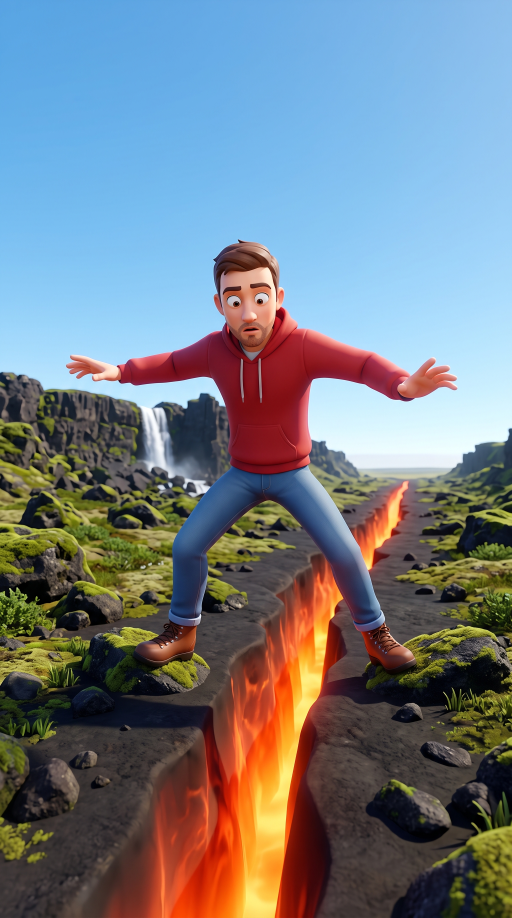
#> input picture map_shorts/continents_drift/test_S5.jpg, 1536 x 2752 px (shown at 1/3 size); its folder holds only this picture in this run
$ python -i engine26.py   (imports and definitions only)
#> lines starting #> are read from the running program, lines starting #| are printed output that depends on the picture
"""Cruise Insider-style vertical Short: real-looking footage cut on words, yellow sticky numbers, white headers, running cost counter.
python3 engine26.py base | video out.mp4 | still t.."""
import json, math, subprocess, sys, os
from PIL import Image, ImageDraw, ImageFont
from script26 import LINES
W, H, FPS = 1080, 1920, 30
# [1 line that did not run here, left out]
# [1 line that did not run here, left out]
STOCK = "/home/claude/v25/clips/"
YEL, WHT, BLK, INK, GRN, RED = (255, 213, 0), (255, 255, 255), (0, 0, 0), (20, 20, 20), (70, 220, 120), (255, 80, 70)
def clean(w): return "".join(c for c in w.lower() if c.isalnum())
def WT(i, w, n=1):
#> called with i = 0, w = "Here's", n = 1
    ws = [clean(x) for x in LINES[i].split()]
    for test in (lambda x: x == clean(w), lambda x: clean(w) in x):
        c = 0
        for j, x in enumerate(ws):
            if test(x):
                c += 1
                if c == n: return ST[i] + TW[i][j]
    raise KeyError(w)
# [10 lines that did not run here, left out]
ITEMS = {1: (1, "TAXES & PORT FEES"), 2: (2, "GRATUITIES"), 3: (3, "DRINKS"), 4: (4, "WI-FI"), 5: (5, "EXCURSIONS + HOTEL")}
# [1 line that did not run here, left out]
PHR = [("four hundred ninety-nine dollar", "$499"), ("a hundred and fifty dollars", "$150"), ("eighteen dollars", "$18"),
       ("hundred and twenty-six", "$126"), ("two hundred dollars", "$200"), ("twenty dollars", "$20"), ("fifteen hundred", "$1,500")]
def disp(i):
    ws = LINES[i].split(); out = list(ws); j = 0
    while j < len(ws):
        for ph, rep in PHR:
            n = len(ph.split())
            if [clean(x) for x in ws[j:j + n]] == [clean(x) for x in ph.split()]:
                tail = "".join(c for c in ws[j + n - 1] if c in ",.?!:")
                out[j] = rep + tail
                for q in range(1, n): out[j + q] = ""
                j += n - 1; break
        j += 1
    return out
DISP = None
def src(k): return f"{k}.mp4" if k.startswith("ai_") else STOCK + k + ".mp4"
def dur(f): return float(subprocess.run(["ffprobe", "-v", "error", "-show_entries", "format=duration", "-of", "csv=p=0", f], capture_output=True, text=True).stdout)
# [16 lines left out: function base, not called in this run]
_F = {}
# [4 lines left out: function font, not called in this run]
def ease(x):
    x = min(1.0, max(0.0, x)); return x * x * (3 - 2 * x)
def back(x):
    x = min(1.0, max(0.0, x)); return 1 + 2.7 * (x - 1) ** 3 + 1.7 * (x - 1) ** 2
BX, BB = "Poppins-ExtraBold.ttf", "Poppins-Bold.ttf"
# [64 lines left out: functions sticky, total, overlay, video, not called in this run]
# [7 lines not run here, left out]

>>> import cv2
>>> picture = cv2.imread('../continents_drift/test_S5.jpg', cv2.IMREAD_GRAYSCALE)
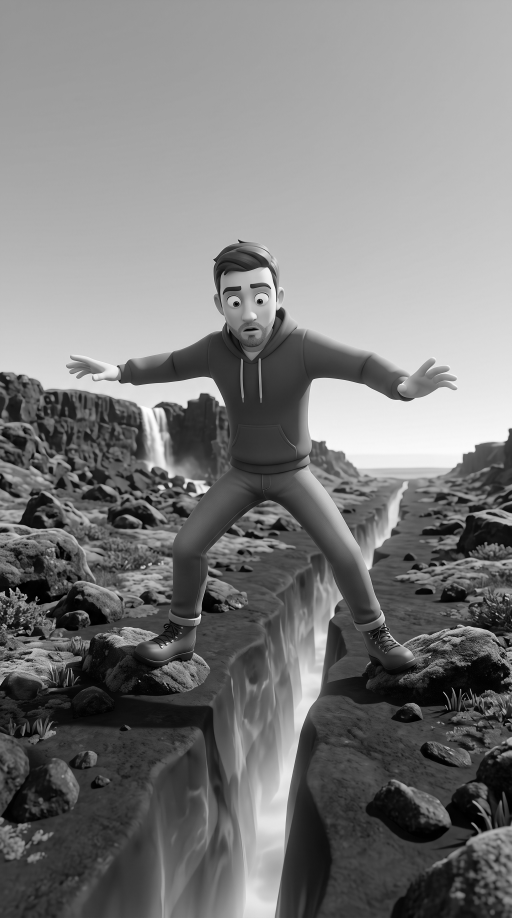
#> picture: shape (2752, 1536) (shown at 1/3 size); min 0, max 255, mean 122.8
#> (the run stopped early here; a loop or call above may not have finished)

$ run again, on map_shorts/continents_drift/compare_S5.jpg
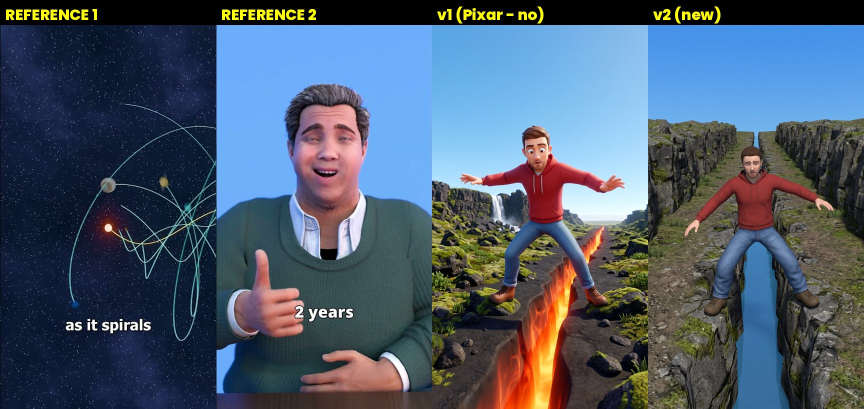
#> input picture map_shorts/continents_drift/compare_S5.jpg, 1728 x 818 px (shown at 1/2 size)
#> `picture = cv2.imread('../continents_drift/test_S5.jpg', cv2.IMREAD_GRA..`:
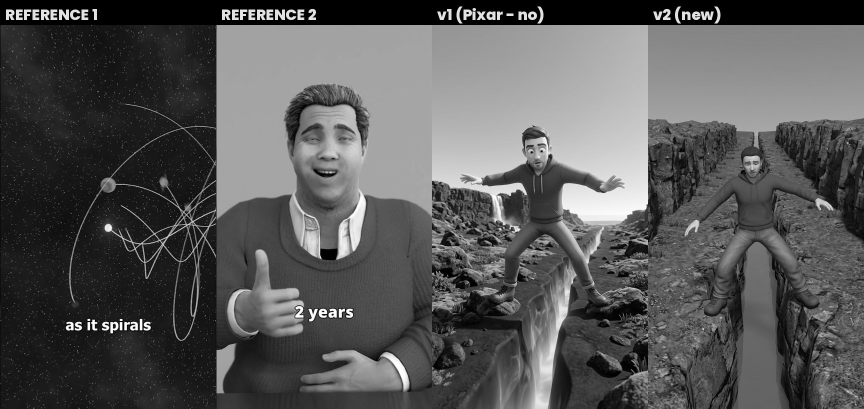
#> picture: shape (818, 1728) (shown at 1/2 size); min 0, max 255, mean 87.4

$ run again, on map_shorts/continents_drift/thumb_base.jpg
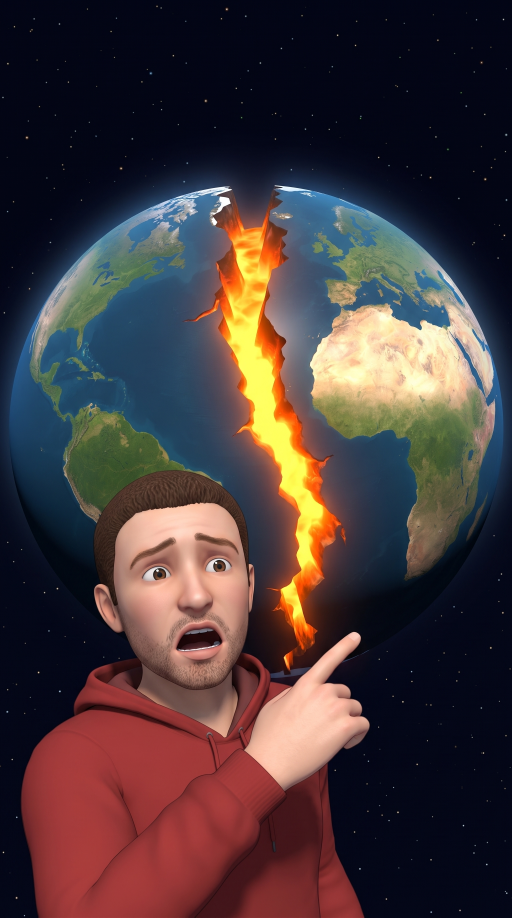
#> input picture map_shorts/continents_drift/thumb_base.jpg, 1536 x 2752 px (shown at 1/3 size)
#> `picture = cv2.imread('../continents_drift/test_S5.jpg', cv2.IMREAD_GRA..`:
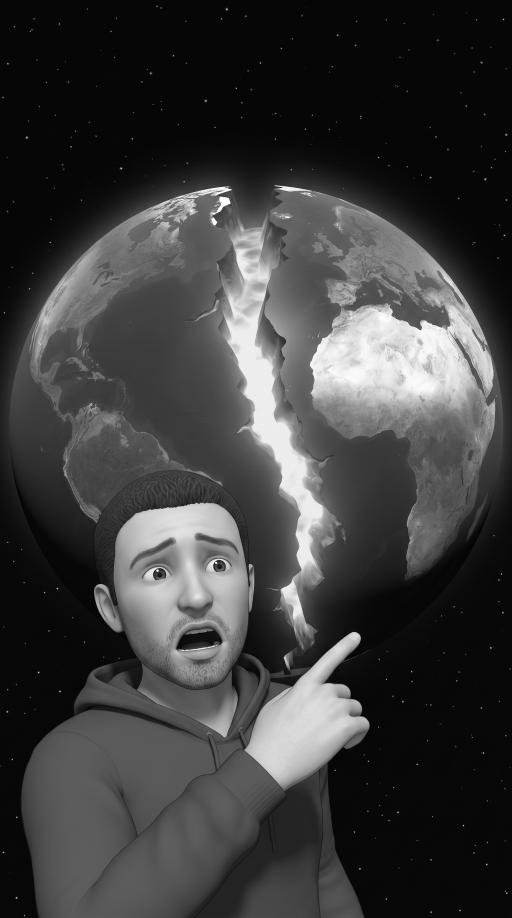
#> picture: shape (2752, 1536) (shown at 1/3 size); min 0, max 255, mean 61.6

$ run again, on map_shorts/continents_drift/thumbnail_pangaea.jpg
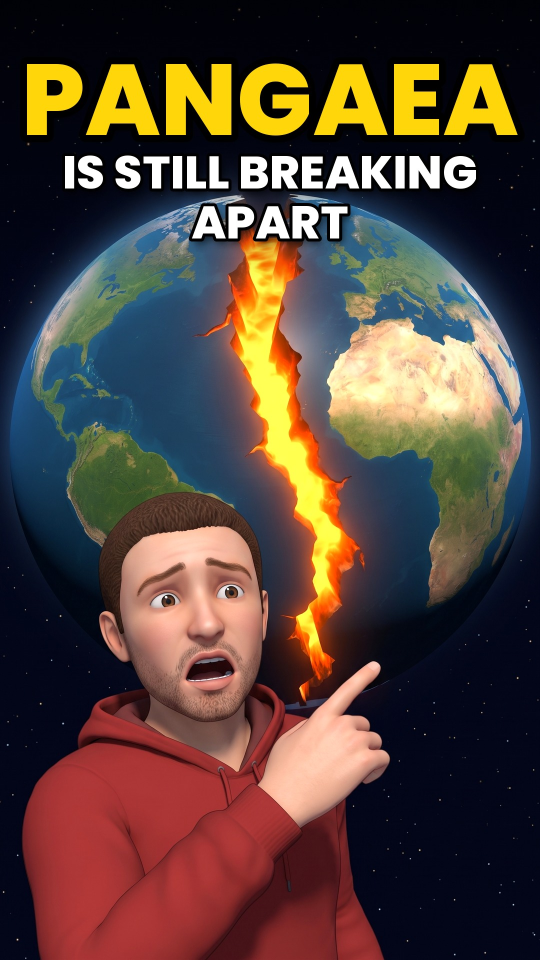
#> input picture map_shorts/continents_drift/thumbnail_pangaea.jpg, 1080 x 1920 px (shown at 1/2 size)
#> `picture = cv2.imread('../continents_drift/test_S5.jpg', cv2.IMREAD_GRA..`:
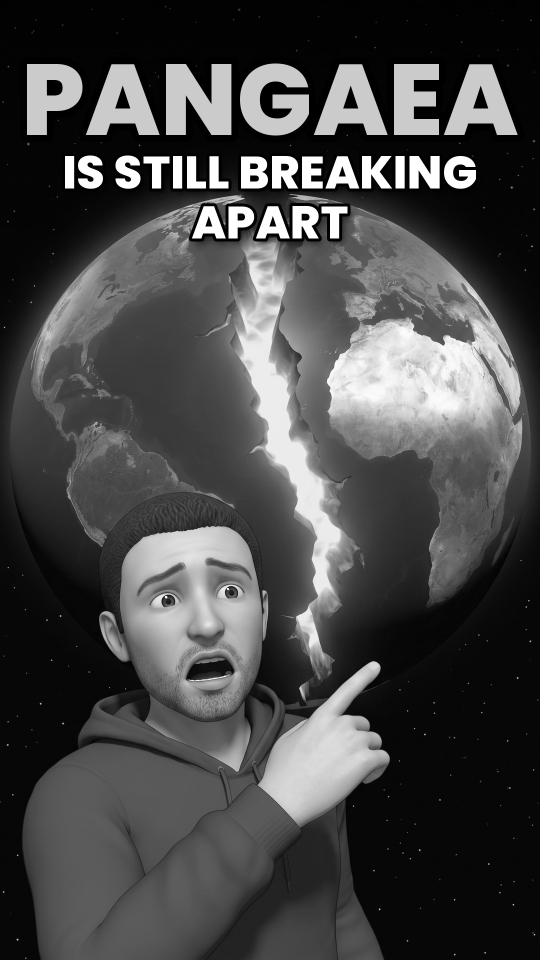
#> picture: shape (1920, 1080) (shown at 1/2 size); min 0, max 255, mean 71.8
